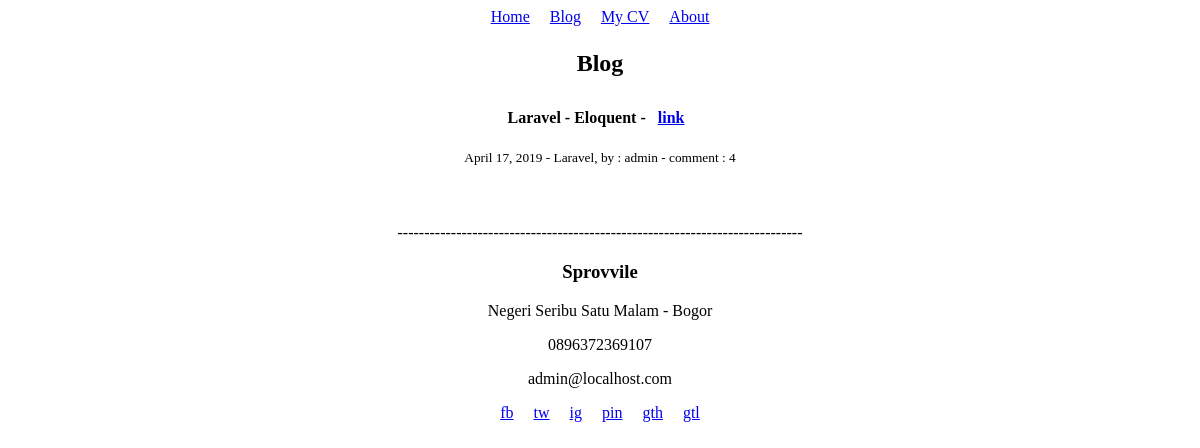
/blog/, run on an earlier commit of the app's database.
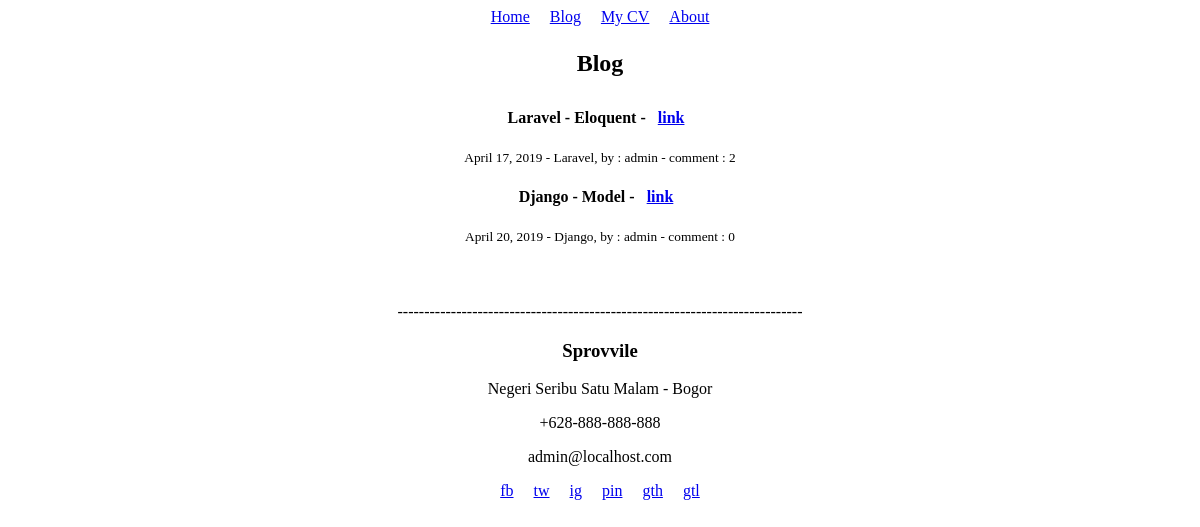
And on a later commit of the database.
### blog/models.py (models this page shows, shortened)
class Post(models.Model):
    STATUS_POST = (
        ('draft', 'Draft'),
        ('publish', 'Publish')
        )
    title = models.CharField(max_length=200)
    slug = models.SlugField()
    category = models.ForeignKey(Category, on_delete=models.SET_NULL, null=True, related_name='category')
    image = models.ImageField(upload_to='uploads/blog', blank=True)
    content = models.TextField()
    status = models.CharField(max_length=100, blank=False, choices=STATUS_POST, default='publish')
    seo_keywords = models.CharField(max_length=200)
    user = models.ForeignKey(User, on_delete=models.CASCADE, related_name='user')
    created_date = models.DateField(auto_now=False, auto_now_add=True)
    last_update = models.DateTimeField(auto_now=True, auto_now_add=False)
    objects = PostManager()
    def get_absolute_url(self):
        return reverse("blog:single", kwargs={'slug': self.slug})
    def get_comment_count(self):
        return Comment.objects.filter(post__id = self.id, status='publish').count()

class Category(models.Model):
    name = models.CharField(max_length=200)
    slug = models.SlugField()
    icon = models.ImageField(upload_to='uploads/blog', blank=True)
    description =  models.TextField()
    is_active = models.BooleanField(default=True)
    created_date = models.DateField(auto_now=False, auto_now_add=True)
    last_update = models.DateTimeField(auto_now=True, auto_now_add=False)

### config/models.py (models this page shows, shortened)
class Config(Site):
    site            = models.CharField(max_length=255, blank=True, null=True)
    keywords        = models.CharField(max_length=255, blank=True, null=True)
    google_maps     = models.TextField(blank=True, null=True)
    logo            = models.ImageField(upload_to='uploads/config', null=True, blank=True)
    icon            = models.ImageField(upload_to='uploads/config', null=True, blank=True)
    about           = models.TextField(blank=True, null=True)
    metatext        = models.TextField(blank=True, null=True)
    myprofile       = models.ForeignKey(Myprofile, on_delete=models.CASCADE)

### myprofile/models.py (models this page shows, shortened)
class Myprofile(models.Model):
    user            = models.ForeignKey(User, on_delete=models.CASCADE)
    avatar          = models.ImageField(upload_to='uploads/profile')
    about_me        = models.TextField()
    address         = models.CharField(max_length=255, blank=True, null=True)
    city            = models.CharField(max_length=255, blank=True, null=True)
    zip_code        = models.CharField(max_length=255, blank=True, null=True)
    phone_number    = models.CharField(max_length=255, blank=True, null=True)
    fax             = models.CharField(max_length=255, blank=True, null=True)
    facebook        = models.CharField(max_length=255, blank=True, null=True)
    twitter         = models.CharField(max_length=255, blank=True, null=True)
    instagram       = models.CharField(max_length=255, blank=True, null=True)
    pinterest       = models.CharField(max_length=255, blank=True, null=True)
    github          = models.CharField(max_length=255, blank=True, null=True)
    gitlab          = models.CharField(max_length=255, blank=True, null=True)
    cv              = models.FileField(upload_to='uploads/profile')

### blog/views.py (the view)
# urls.py: path('', PostList.as_view(), name='list'),
class PostList(ListView):
    queryset = Post.objects.publish()
    context_data = {
        'category': Category.objects.filter(is_active=True),
    }
    extra_context = {
        'page_title':'Blog',
    }

### blog/templates/blog/post_list.html
{% extends "base.html" %}
{% load static %}
{% block content %}
    <h2 style="margin-bottom:2rem;">Blog</h2>
    <ul class="list">
    {% for post in object_list  %}
        <li style="display:block">
            <h4>{{post.title}} - <a href="{{ post.get_absolute_url }}">link</a></h4>
            <small>{{post.created_date}} - {{post.category.name}}, by : {{post.user.username}} - comment : {{post.get_comment_count}}</small>
        </li>
    {%endfor%}
    </ul>
{% endblock content %}

### templates/base.html (shortened to what this page needs)
{% load static %}
<!DOCTYPE html>
<html>
<head>
</head>
<body>
<nav>
    <ul class="list">
        <li><a href="{% url 'index' %}">Home</a></li>
        <li><a href="{% url 'blog:list' %}">Blog</a></li>
        <li><a href="{% url 'send-cv' %}">My CV</a></li>
        <li><a href="{% url 'about' %}">About</a></li>
    </ul>
</nav>
<main class="main-wrapper">
    {% block content %}
    {% endblock content %}
     <br/>
    <p>----------------------------------------------------------------------------</p>
    <footer class="footer">
        <h3>{{ request.site.site }}</h3>
        <p>{{request.site.myprofile.address}} - {{request.site.myprofile.city}}</p>
        <p>{{request.site.myprofile.phone_number}}</p>
        <p>{{request.site.myprofile.user.email}}</p>
        <ul class="list">
            <li><a href="{{request.site.myprofile.facebook}}">fb</a></li>
            <li><a href="{{request.site.myprofile.twitter}}">tw</a></li>
            <li><a href="{{request.site.myprofile.instagram}}">ig</a></li>
            <li><a href="{{request.site.myprofile.pinterest}}">pin</a></li>
            <li><a href="{{request.site.myprofile.github}}">gth</a></li>
            <li><a href="{{request.site.myprofile.gitlab}}">gtl</a></li>
        </ul>
    </footer>
</main>
</body>
</html>

### templates/base.html (style rules this page uses)
body { font-size: 16px; text-align: center; }
main.main-wrapper { width: 50%; margin-right: auto; margin-left: auto; }
ul.list { margin: 0 0 1.5rem 0; padding: 0; }
ul.list li { display: inline-block; list-style: none; }
ul.list li a { margin: .2rem .5rem; }

What changed in the data, as far as the page shows it:
changed Post "Laravel - Eloquent": get_comment_count "4" → "2"
added Post: title "Django - Model", created_date "April 20, 2019", category.name "Django", user.username "admin", get_comment_count "0"
changed through a linked row, Config "Sprovvile": site.myprofile.phone_number "0896372369107" → "+628-888-888-888"
